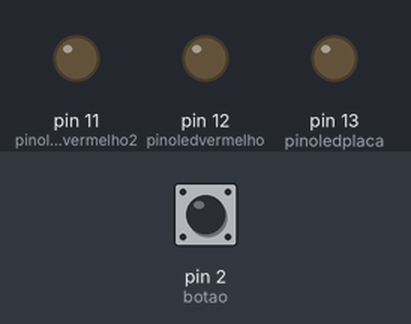
The sketch below on a simulated Arduino Uno, built with avr-gcc and run on an emulated ATmega328P. Shown: output pins drawn as LEDs (lit = HIGH). The test bench sets the inputs (shaded band); at power-on: pin 2 (botao) LOW. What the sketch prints to the serial monitor is not drawn.

Above: at 1.2 s.
1.3 s: pin 2 (botao) pulled HIGH for 0.15 s
At 2.3 s:
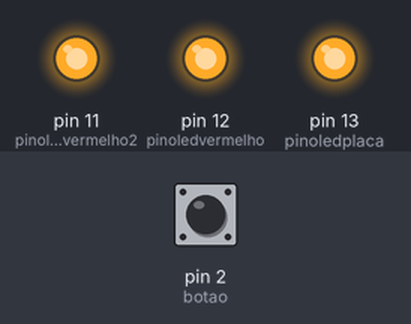
2.9 s: pin 2 (botao) pulled HIGH for 1 s
At 3.5 s:
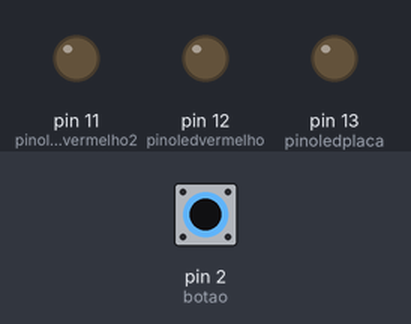
5.4 s: pin 2 (botao) pulled HIGH for 3.2 s
At 6.6 s:
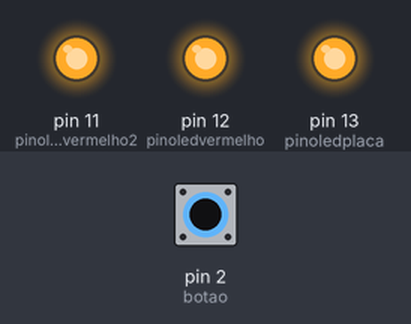
Timing chart, 0 to 8.4 s (numbered marks = the images above; inputs shaded):
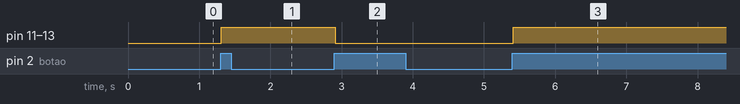

The sketch:

codigo_ledvermelho_-_botao_charles.ino
```cpp
//Criando as variáveis
//int = integer, numeros inteiros
//Dois iguais, comparação, um igual adicionando valor

int pinoledvermelho = 12;
int pinoledplaca = 13;
int pinoledvermelho2 = 11;
const int botao = 2;
int estadobotao = LOW;
int ultimoestadobotao = LOW;
int ultimoEstadoLeds = LOW;

// Setup é a função/trecho de código que é executado uma única vez ao gravar o código no arduino
void setup() {

  // put your setup code here, to run once:
  // Função que configura a porta sendo INPUT ou OUTPUT
  Serial.begin(9600);
  pinMode(botao, INPUT);
  pinMode(pinoledvermelho, OUTPUT);
  pinMode(pinoledplaca, OUTPUT);
  pinMode(pinoledvermelho2, OUTPUT);
}

void loop() {
  // put your main code here, to run repeatedly:
  estadobotao = digitalRead(botao);
  // verificar pela serial qual é o estado do botão quando passa no loop e o ultimo estado do botao também
  Serial.println(estadobotao);
  Serial.println(ultimoestadobotao);

  // Verifica e compara se o estado atual do botão é diferente do último estado recebido
  if (estadobotao != ultimoestadobotao) {

    // Verifica se o estado atual é HIGH
    if (estadobotao == HIGH) {

      // Verifica o último estado dos leds e alterna para HIGH ou LOW
      if (ultimoEstadoLeds == HIGH) {
        digitalWrite(pinoledvermelho, LOW);
        digitalWrite(pinoledplaca, LOW);
        digitalWrite(pinoledvermelho2, LOW);
        ultimoEstadoLeds = LOW;
      } else {
        digitalWrite(pinoledvermelho, HIGH);
        digitalWrite(pinoledplaca, HIGH);
        digitalWrite(pinoledvermelho2, HIGH);
        ultimoEstadoLeds = HIGH;
      }
    }

    // Atualiza o ultimo estado do botao
    ultimoestadobotao = estadobotao;
  }
}
```

Measured:
- after the input at 1.3 s, pin 11 (pinoledvermelho2), pin 12 (pinoledvermelho), pin 13 (pinoledplaca): LOW → HIGH at once
- after the input at 2.9 s, pin 11 (pinoledvermelho2), pin 12 (pinoledvermelho), pin 13 (pinoledplaca): HIGH → LOW at once
- after the input at 5.4 s, pin 11 (pinoledvermelho2), pin 12 (pinoledvermelho), pin 13 (pinoledplaca): LOW → HIGH at once
